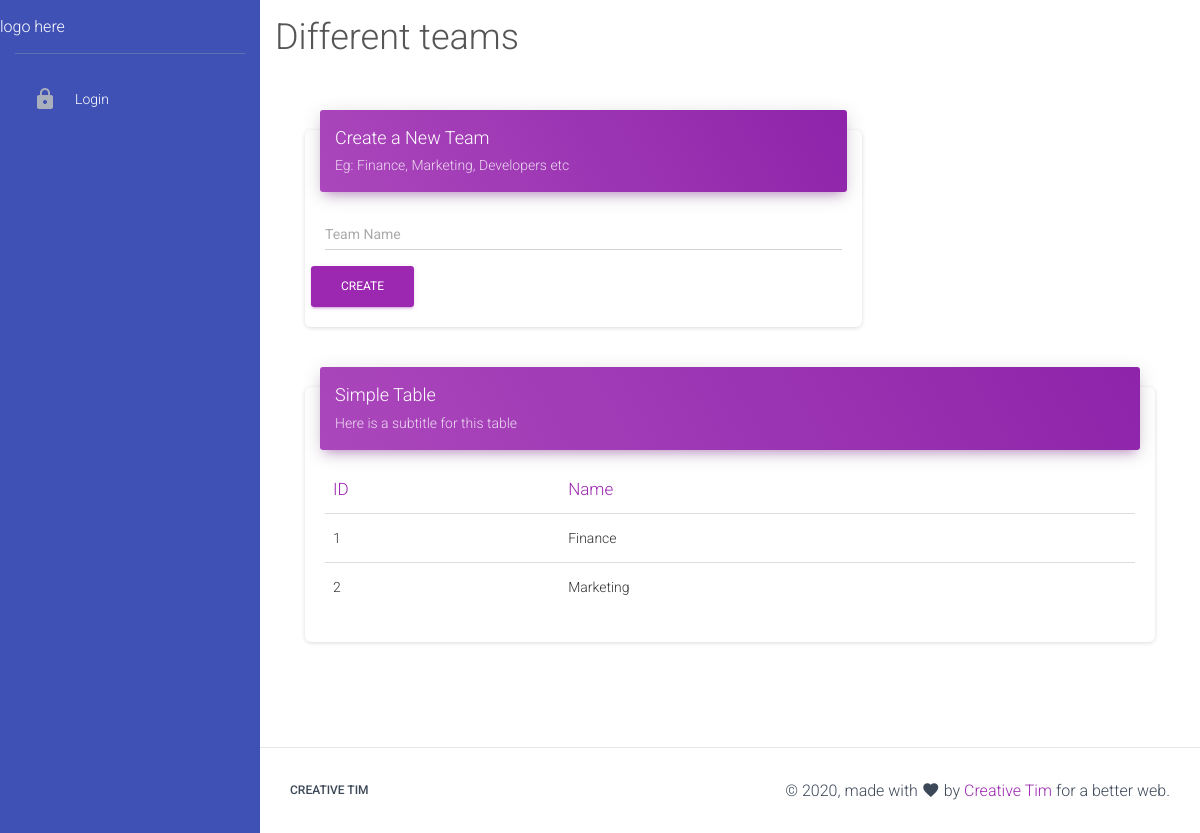
Before: /teams/ with the older database file.
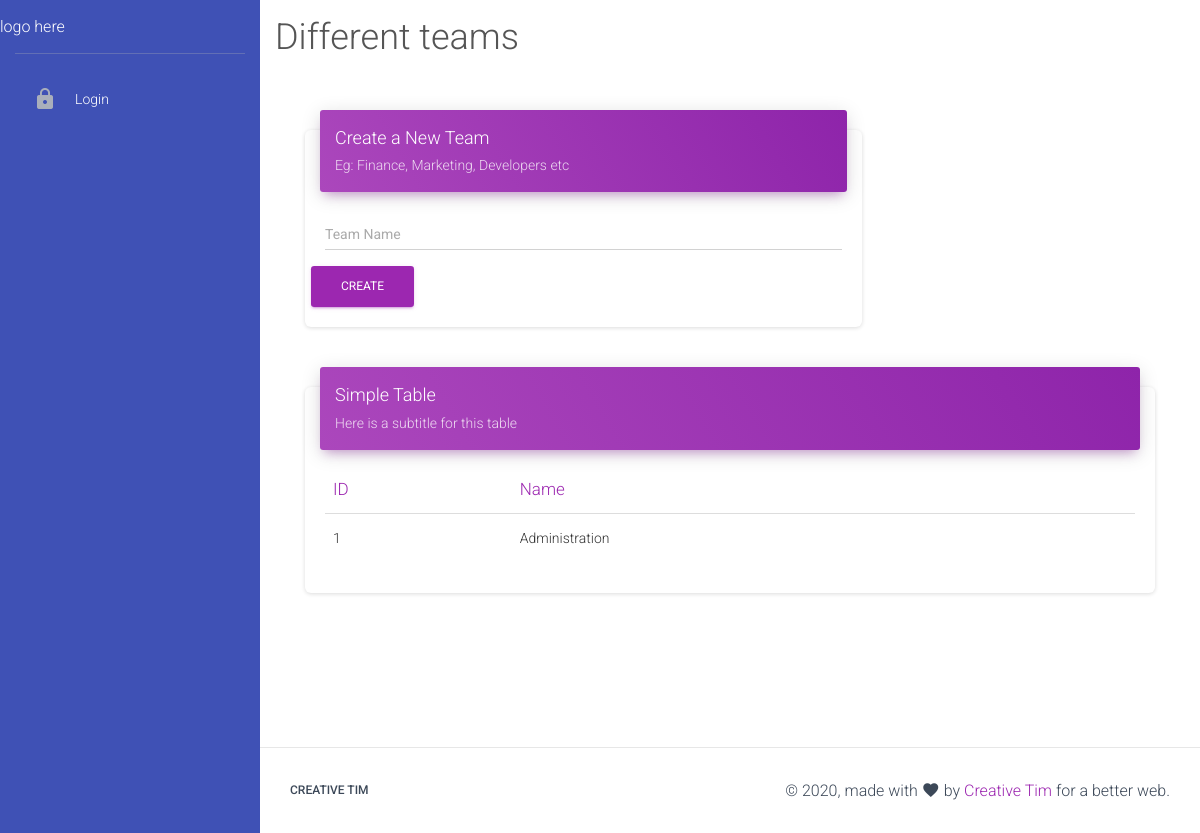
After: the same page with the newer database file.
### main.py (models this page shows)
class Team(db.Model):
    id = db.Column(db.Integer, primary_key=True)
    name = db.Column(db.String, nullable=False)
    users = db.relationship("User",backref="team")

### main.py (the view)
@app.route('/teams/', methods=["GET","POST"])
def teams():
    all_team= Team.query.all()
    if request.method == "GET":
        return render_template("teams.html", teams=all_team)
    else:
        name = request.form['team-name']
        db.session.add(Team(name=name))
        db.session.commit()
        return redirect("/teams/")

### main.py (called while the page is built)
@app.before_request
def before_request():
    g.user = None
    if "uid" in session:
        login_user = User.query.get(session["uid"])
        if login_user and login_user.team_id == session["td"] and bcrypt.check_password_hash(session["sk"], login_user.name):
            g.user = login_user

### templates/teams.html (shortened to what this page needs)
{% extends "template.html" %}
{% block heading %}
<h2>Different teams</h2>
{% endblock %}
{% block content %}
<div class="container-fluid">
  <div class="row">
    <div class="col-md-8">
      <div class="card">
        <div class="card-header card-header-primary">
          <h4 class="card-title">Create a New Team</h4>
          <p class="card-category">Eg: Finance, Marketing, Developers etc</p>
        </div>
        <div class="card-body">
          <form action="/teams/" method="POST">
            <div class="row">
              <div class="col-md-12">
                <div class="form-group bmd-form-group">
                  <label class="bmd-label-floating">Team Name</label>
                  <input type="text" name="team-name" id="team-name" class="form-control">
                </div>
              </div>
              <button type="submit" class="btn btn-primary pull-right">Create</button>
            </div>
          </form>
        </div>
      </div>
    </div>
    <div class="col-md-12">
      <div class="card">
        <div class="card-header card-header-primary">
          <h4 class="card-title ">Simple Table</h4>
          <p class="card-category"> Here is a subtitle for this table</p>
        </div>
        <div class="card-body">
          <div class="table-responsive">
            <table class="table">
              <thead class=" text-primary">
                <tr><th>
                  ID
                </th>
                <th>
                  Name
                </th>
              </tr></thead>
              <tbody>
              {% for team in teams%}
                <tr>
                  <td>
                    {{team.id}}
                  </td>
                  <td>
                    {{team.name}}
                  </td>
                </tr>
              {% endfor %}
              </tbody>
            </table>
          </div>
        </div>
      </div>
    </div>
  </div>
</div>
{% endblock %}

### templates/template.html (shortened to what this page needs)
<!doctype html>
<html lang="en">
<head>
  <link rel="stylesheet" href="https://maxcdn.bootstrapcdn.com/font-awesome/latest/css/font-awesome.min.css">
  <link href="{{ url_for('static', filename='css/material-dashboard.css') }}" rel="stylesheet" />
  <link href="{{ url_for('static', filename='css/custom.css') }}" rel="stylesheet" />
</head>
<body>
  <div class="wrapper ">
    <div class="sidebar" data-color="azure" data-background-color="white">
      <div class="logo">
        logo here
      </div>
      <div class="sidebar-wrapper">
        <ul class="nav">
        {% if g.user == None %}
          <li class="nav-item">
            <a class="nav-link" href="/sign-in/">
              <i class="material-icons">lock</i>
              <p>Login</p>
            </a>
          </li>
        {% endif %}
        </ul>
      </div>
    </div>
    <div class="main-panel">
      <nav class="navbar navbar-expand-lg navbar-transparent navbar-absolute fixed-top ">
        <div class="container-fluid">
          <div class="navbar-wrapper">
            {% block heading %}
            {% endblock %}
          </div>
        </div>
      </nav>
      <div class="content">
        <div class="container-fluid">
          {% block content %}
          {% endblock %}
        </div>
      </div>
      <footer class="footer">
        <div class="container-fluid">
          <nav class="float-left">
            <ul>
              <li>
                <a href="https://www.creative-tim.com">
                  Creative Tim
                </a>
              </li>
            </ul>
          </nav>
          <div class="copyright float-right">
            &copy;
            , made with <i class="material-icons">favorite</i> by
            <a href="https://www.creative-tim.com" target="_blank">Creative Tim</a> for a better web.
          </div>
        </div>
      </footer>
    </div>
  </div>
</body>
</html>

### static/css/custom.css (style rules this page uses)
.sidebar { background: #3F51B5; color:white; box-shadow: none !important; }
body { background-color: #fff; }
.sidebar .nav li a, .sidebar .nav li .dropdown-menu a { color: #ffffff !important; }

Changed rows visible on the page:
removed Team: id "2", name "Marketing"
changed Team id 1: name "Finance" → "Administration"
